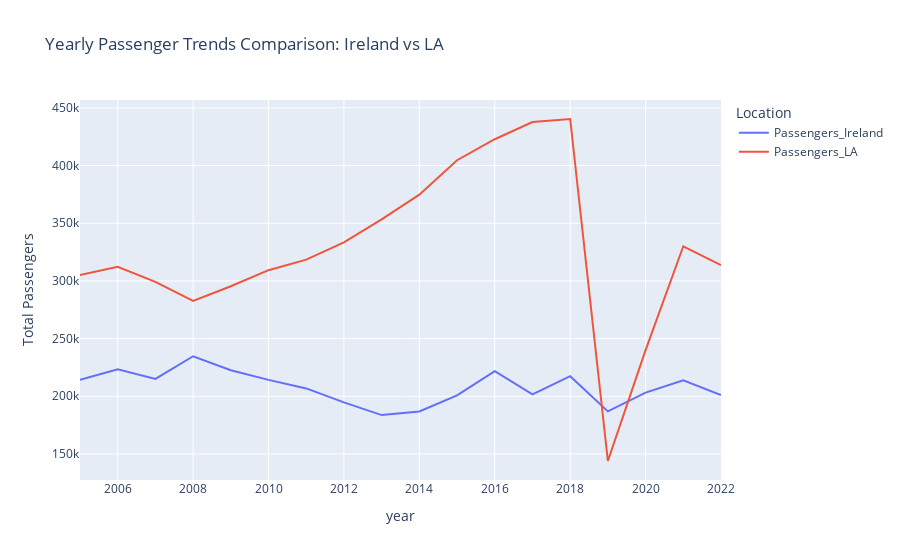

Notebook code for this chart:
### Code cell
# Aggregating LA data on a yearly basis
la_yearly = la_flights_dataset.groupby('Year')['Passenger_Count'].sum()/200

# Aggregating Ireland data on a yearly basis
ireland_yearly = ireland_filtered.groupby('Year')['Passenger Millions'].sum()* 1e6

# Creating a combined DataFrame for comparison
combined_yearly = pd.DataFrame({
    'year': ireland_yearly.index,
    'Passengers_Ireland': ireland_yearly.values,
    'Passengers_LA': la_yearly.values 
})

# Plotly Line Chart for Yearly Comparison
fig = px.line(combined_yearly, x='year', y=['Passengers_Ireland', 'Passengers_LA'],
              labels={'value': 'Total Passengers', 'variable': 'Location'},
              title='Yearly Passenger Trends Comparison: Ireland vs LA')
plt.savefig("Yearly Passenger Trends Comparison: Ireland vs LA")
fig.show()

### Figure 1 — Plotly figure (JSON) as saved in the notebook; plotly's stock layout.template omitted (floating-point values rounded to 4 significant figures)
{"data": [{"hovertemplate": "Location=Passengers_Ireland<br>year=%{x}<br>Total Passengers=%{y}<extra></extra>", "legendgroup": "Passengers_Ireland", "line": {"color": "#636efa", "dash": "solid"}, "marker": {"symbol": "circle"}, "mode": "lines", "name": "Passengers_Ireland", "orientation": "v", "showlegend": true, "type": "scatter", "x": [2005, 2006, 2007, 2008, 2009, 2010, 2011, 2012, 2013, 2014, 2015, 2016, 2017, 2018, 2019, 2020, 2021, 2022], "xaxis": "x", "y": [214200, 223400.0, 215100, 234700, 222600, 214200, 206800, 194700, 183700, 186800, 200800, 221800, 201600, 217400, 186900, 203200, 213800, 201100], "yaxis": "y"}, {"hovertemplate": "Location=Passengers_LA<br>year=%{x}<br>Total Passengers=%{y}<extra></extra>", "legendgroup": "Passengers_LA", "line": {"color": "#EF553B", "dash": "solid"}, "marker": {"symbol": "circle"}, "mode": "lines", "name": "Passengers_LA", "orientation": "v", "showlegend": true, "type": "scatter", "x": [2005, 2006, 2007, 2008, 2009, 2010, 2011, 2012, 2013, 2014, 2015, 2016, 2017, 2018, 2019, 2020, 2021, 2022], "xaxis": "x", "y": [305200.0, 312200.0, 299100.0, 282600.0, 295400.0, 309300.0, 318400.0, 333300.0, 353300.0, 374800.0, 404600.0, 422800.0, 437700.0, 440300.0, 143900.0, 240000.0, 330000.0, 313800.0], "yaxis": "y"}], "layout": {"legend": {"title": {"text": "Location"}, "tracegroupgap": 0}, "title": {"text": "Yearly Passenger Trends Comparison: Ireland vs LA"}, "xaxis": {"anchor": "y", "domain": [0, 1], "title": {"text": "year"}}, "yaxis": {"anchor": "x", "domain": [0, 1], "title": {"text": "Total Passengers"}}}}
